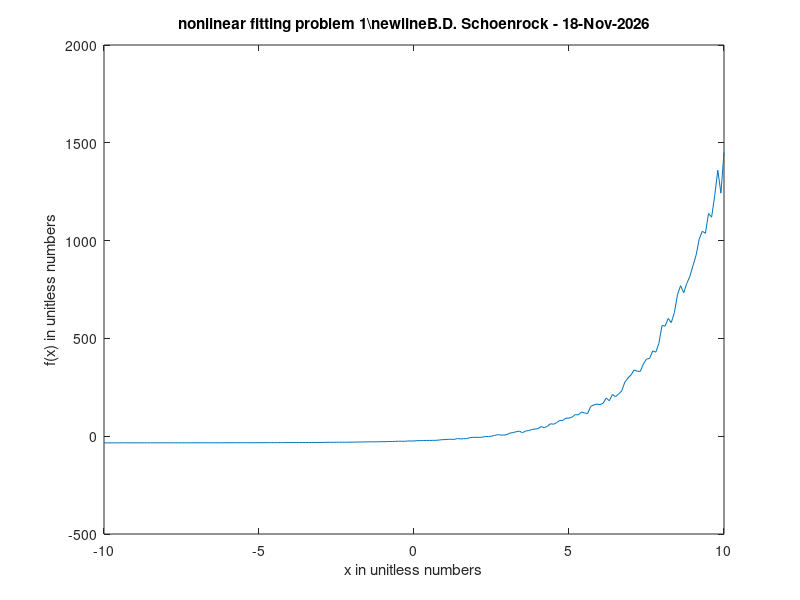

This chart was generated by the following MATLAB code: (Note: this script raises an error after producing the figure.)
%problem 1

clear all;
load('nlexp.mat','-ascii');
x=nlexp(:,1);
fx=nlexp(:,2);

figure
plot(x,fx)
t1='nonlinear fitting problem 1\newline';
name='B.D. Schoenrock - ';
t=[t1,name,date];
title(t)
xlabel('x in unitless numbers')
ylabel('f(x) in unitless numbers')

a00= [1 1 10]
%a00= [.01 .005 0]

a=fminsearch(@fnnonlinproblem1,a00)

a1=a(1);
a2=a(2);
a3=a(3);

ffx=a1*(exp(a2*x)-a3);
ss=(fx-ffx)'*(fx-ffx);
ssdp=ss/size(fx,1)
xc=[min(x):(max(x)-min(x))/100:max(x)]';
fxc=a1*(exp(a2*xc)-a3);

la00=['a00 = ',num2str(a00)];
la0=['a1 = ',num2str(a1)];
la1=['a2 = ',num2str(a2)];
la2=['a3 = ',num2str(a3)];
lss=['sm Sq = ',num2str(ss)];
lssdp=['sm Sq DP = ',num2str(ssdp)];

figure
hold on;
t1='nonlinear fitting problem 1';
t2='Data Fitted to F(x) = a1[exp(a2*x)-a3]';
name='B.D. Schoenrock - ';
t=[t1,'\newline',t2,'\newline',name,date];
title(t)
xlabel('x in unitless numbers')
ylabel('f(x) in unitless numbers')

plot(x,fx,'r*')
plot(xc,fxc,'b')
plot(min(xc),max(fxc),'w')
plot(min(xc),max(fxc),'w')
plot(min(xc),max(fxc),'w')
plot(min(xc),max(fxc),'w')
plot(min(xc),max(fxc),'w')
plot(min(xc),max(fxc),'w')

legend('raw data','fitted curve',la00,la0,la1,la2,lss,lssdp,2);
legend('boxoff')

%{
a00 = 1     1    10
a = 11.0647    0.4889    3.1812
ssdp = 227.8063

a00 = 0.0100    0.0050         0
a = 11.0647    0.4889    3.1812
ssdp = 227.8063
%}
